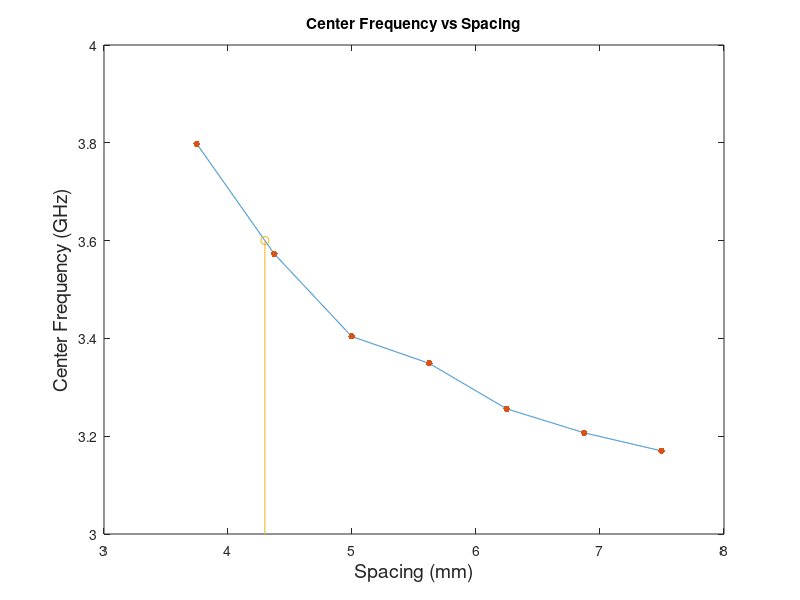

The MATLAB script that drew this image: (Note: this script raises an error after producing the figure.)
close all;
clc;
spacing = [
0.15;
0.175;
0.2;
0.225;
0.25;
0.275;
0.3;
];
f0 = [
3.798;
3.573;
3.404;
3.349;
3.256;
3.207;
3.17;
];

spacing = spacing .* 24.98641211;

x = min(spacing):0.001:max(spacing);
y = interp1(spacing, f0, x, 'linear');
plot(x, y, '-');
title("Center Frequency vs Spacing");
xlabel("Spacing (mm)","FontSize",14);
ylabel("Center Frequency (GHz)", "FontSize", 14);
ylim([3, 4]);
hold on;

plot(spacing, f0, '.', 'MarkerSize', 15);

% Value for interpolation
desired_f0 = 3.6;

% Interpolate the offset value for the given Qext
interpolated_spacing = interp1(f0, spacing, desired_f0, 'linear');

stem(interpolated_spacing, desired_f0);
yline(desired_f0, '-', "Spacing = " + interpolated_spacing + " mm, for f_{0} = 3.6 GHz");

disp(['Interpolated Spacing for f0 = ', num2str(desired_f0), ' is ', num2str(interpolated_spacing), ' mm.']);
